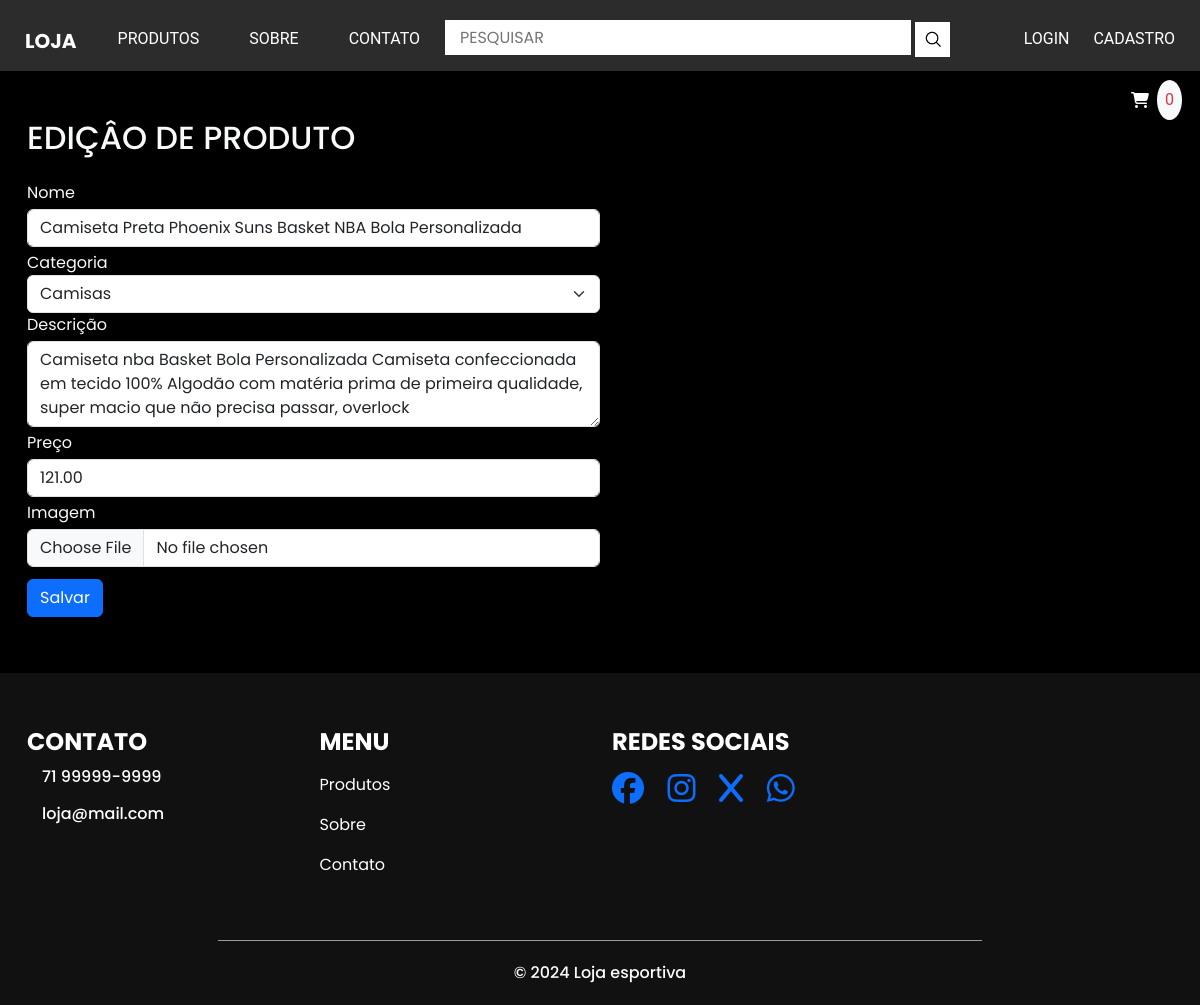
Screenshot of /editar-produto/8 with the database file from the repository.
### loja/models.py (models this page shows, shortened)
class Produto(models.Model):
    categoria = models.ForeignKey(Categoria, related_name='produtos',null=True, on_delete =models.SET_NULL )
    nome = models.CharField(max_length = 100)
    descricao =  models.CharField(max_length = 300, blank=True, default="Sem descrição.")
    preco = models.DecimalField(max_digits=10, decimal_places=2)
    imagem = models.ImageField(upload_to='media/', blank=True, null=True)
    available = models.BooleanField(default= True)
    created = models.DateTimeField(auto_now_add = True)
    updated = models.DateTimeField(auto_now = True)
    class Meta:
        ordering = ['nome']
        indexes = [
            models.Index(fields=['id',])
        ]

class Categoria(models.Model):
    nome = models.CharField(max_length = 200)
    class Meta:
        ordering = ['nome']
        indexes = [
            models.Index(fields=['nome']),
        ]
        verbose_name='categoria'
        verbose_name_plural='categorias'

### loja/views.py (the view, shortened to what this page needs)
# urls.py: path('editar-produto/<int:id>', views.editar_produto, name='editar_produto'),
def editar_produto(request, id):
    produto = Produto.objects.get(id=id)
    categorias = Categoria.objects.all()
    context = {
        'categorias':categorias,
        'produto':produto,
    }
    return render(request, 'loja/editar-produto.html', context)

### cart/cart.py (called while the page is built)
    def __len__(self):
        return sum(item['quantidade'] for item in self.cart.values())

### cart/context_processors.py (called while the page is built)
def cart(request):
    nome_usuario = None
    if request.user.is_authenticated:
        nome_usuario = request.user.email.split('@')[0]
    return {
        'cart': Cart(request        ),
        'nome_usuario': nome_usuario,
        }

### loja/templates/loja/editar-produto.html (shortened to what this page needs)
{% extends "loja/base.html" %}
{% load static %}
{% block content %}
<div class="container text-light py-5">
    <h2 class="text-uppercase mb-4">EDIÇÂO DE PRODUTO</h2>
    <div class="form_contaier col-8 col-md-6">
        <form method="POST" enctype="multipart/form-data">
            <label for="nome">Nome</label>
            <input type="text" name='nome' id='nome' class='form-control my-1' required value='{{produto.nome}}'>
            <label for="categoria">Categoria</label>
            <select name="categoria" id="categoria" class='form-select'>
                {% for c in categorias %}
                    <option {% if produto.categoria.nome == c.nome  %}selected{% endif %} value="{{c.nome}}">{{c.nome}}</option>
                {% endfor %}
            </select>
            <label for="descricao" value='{{produto.descricao}}'>Descrição</label>
            <textarea rows=3 name='descricao' id='descricao' class='form-control my-1'>{{produto.descricao}}</textarea>
            <label for="preco" >Preço</label>
            <input type="number" name='preco' id='preco' class='form-control my-1' min="0" step=".01"  required value='{{produto.preco}}'>
            <label for="imagem">Imagem</label>
            <input type="file" id="imagem" name="imagem" accept="image/*" class='form-control my-1'>
          </div>
         <button type="submit" class="btn btn-primary my-2">Salvar</button>
      </div>
{% endblock content %}

### static/css/style.css (style rules this page uses)
body { font-family: "Poppins", sans-serif; color: #000000; background-color: black; }
.btn, .btn:focus { outline: none !important; -webkit-box-shadow: none; box-shadow: none; }

### static/css/responsive.css (style rules this page uses)
@media (min-width: 1200px) { .container { max-width: 1170px; } }

### rows the page displays
Produto: nome "Camiseta Preta Phoenix Suns Basket NBA Bola Personalizada", categoria "Camisas", descricao "Camiseta nba Basket Bola Personalizada Camiseta confeccionada em tecido 100% Algodão com matéria prima de primeira qualidade, super macio que não precisa passar, overlock", preco "121.00"

### other values shown
{{ cart|length }} "0"
